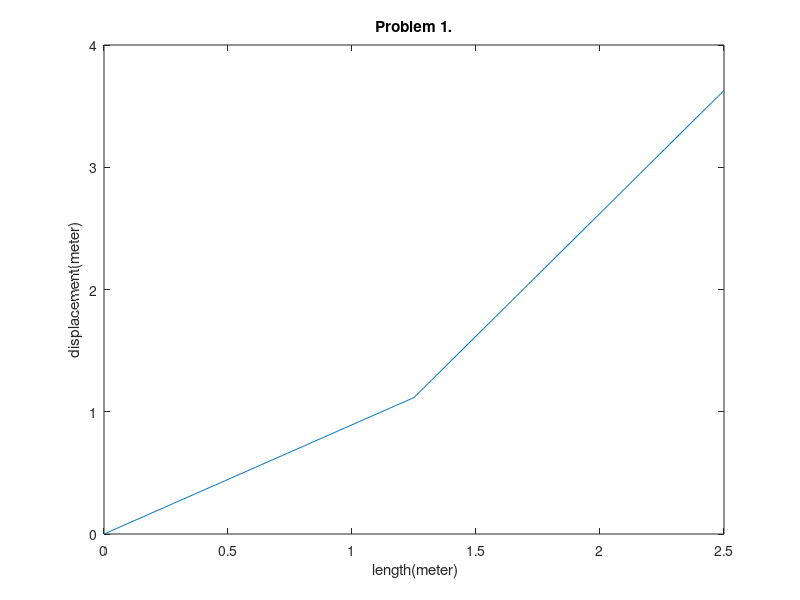

MATLAB code to generate this figure:
clc
clear all
close all
%Given prameters 
E=110*10^6;
L=2.5;
A1=pi()/4*(18*10^-3)^2;
A2=pi()/4*(12*10^-3)^2;
F=25*10^3;

%step size
dx=0.01;

%discretizes bar
x=0:dx:L;

%matrices initializataion

S= zeros(length(x),length(x)); %stiffness matrix
C=zeros(length(x),1); % load 

% calculating K
for i=1:length(x)-1
   if (x(i)<L/2) % we have two areas at diffrent ends
       k(i)=E*A1/(x(i+1)-x(i));
   else
    k(i)=E*A2/(x(i+1)-x(i));
   end
end

%boundary conditions and filling the ends of the stiffnes matrics 
S(1,1)=1;
S(length(x),length(x)-1)=-k(length(x)-1);
S(length(x),length(x))=k(length(x)-1);
C(length(x),1)=F;

for i=2:length(x)-1 % filling out the rest of the matrix 
    
    S(i,i-1)=-k(i-1);
    S(i,i)=k(i-1)+k(i);
    S(i,i+1)=-k(i);
    
end

U=S\C

plot(x,U)
title('Problem 1.')
xlabel(' length(meter)')
ylabel('displacement(meter)')